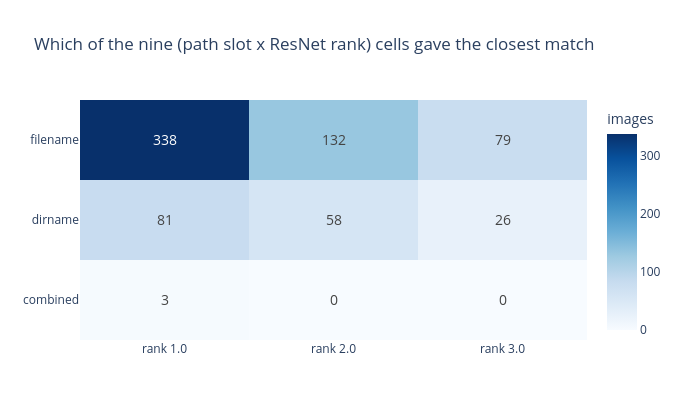

Notebook cell for this chart:
### Markdown cell above
## 1. Which cell wins?

For each image, the cell (path slot x ResNet rank) with the smallest WordNet distance.

### Code cell
print(ivp.slot_rank_counts(table).to_string())
print(f"\nmedian minimum distance: {table['min_distance'].median():.1f}")
print(f"exact matches (distance 0): {int((table['min_distance'] == 0).sum())} of {len(table)}")
ivp.plot_slot_rank_heatmap(table).show()

### Figure 1 — Plotly figure (JSON) as saved in the notebook; plotly's stock layout.template omitted (floating-point values rounded to 4 significant figures)
{"data": [{"colorbar": {"title": {"text": "images"}}, "colorscale": [[0.0, "rgb(247,251,255)"], [0.125, "rgb(222,235,247)"], [0.25, "rgb(198,219,239)"], [0.375, "rgb(158,202,225)"], [0.5, "rgb(107,174,214)"], [0.625, "rgb(66,146,198)"], [0.75, "rgb(33,113,181)"], [0.875, "rgb(8,81,156)"], [1.0, "rgb(8,48,107)"]], "text": [[338, 132, 79], [81, 58, 26], [3, 0, 0]], "textfont": {"size": 14}, "texttemplate": "%{text}", "type": "heatmap", "x": ["rank 1.0", "rank 2.0", "rank 3.0"], "y": ["filename", "dirname", "combined"], "z": [[338, 132, 79], [81, 58, 26], [3, 0, 0]]}], "layout": {"height": 420, "title": {"text": "Which of the nine (path slot x ResNet rank) cells gave the closest match"}, "width": 680, "yaxis": {"autorange": "reversed"}}}
